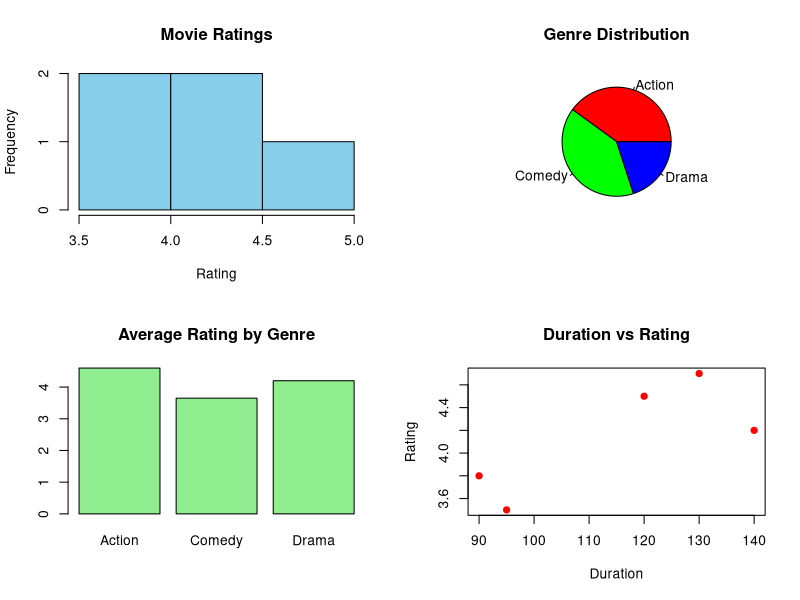

The R script that drew this image:
movie_id <- c(1,2,3,4,5)
genre <- c("Action","Comedy","Drama","Action","Comedy")
rating <- c(4.5,3.8,4.2,4.7,3.5)
duration <- c(120,90,140,130,95)

par(mfrow=c(2,2))

hist(rating,col="skyblue",
     main="Movie Ratings",
     xlab="Rating")

pie(table(genre),
    col=rainbow(3),
    main="Genre Distribution")

avg_rating <- tapply(rating,genre,mean)
barplot(avg_rating,
        col="lightgreen",
        main="Average Rating by Genre")

plot(duration,rating,
     pch=19,
     col="red",
     main="Duration vs Rating",
     xlab="Duration",
     ylab="Rating")

par(mfrow=c(1,1))
